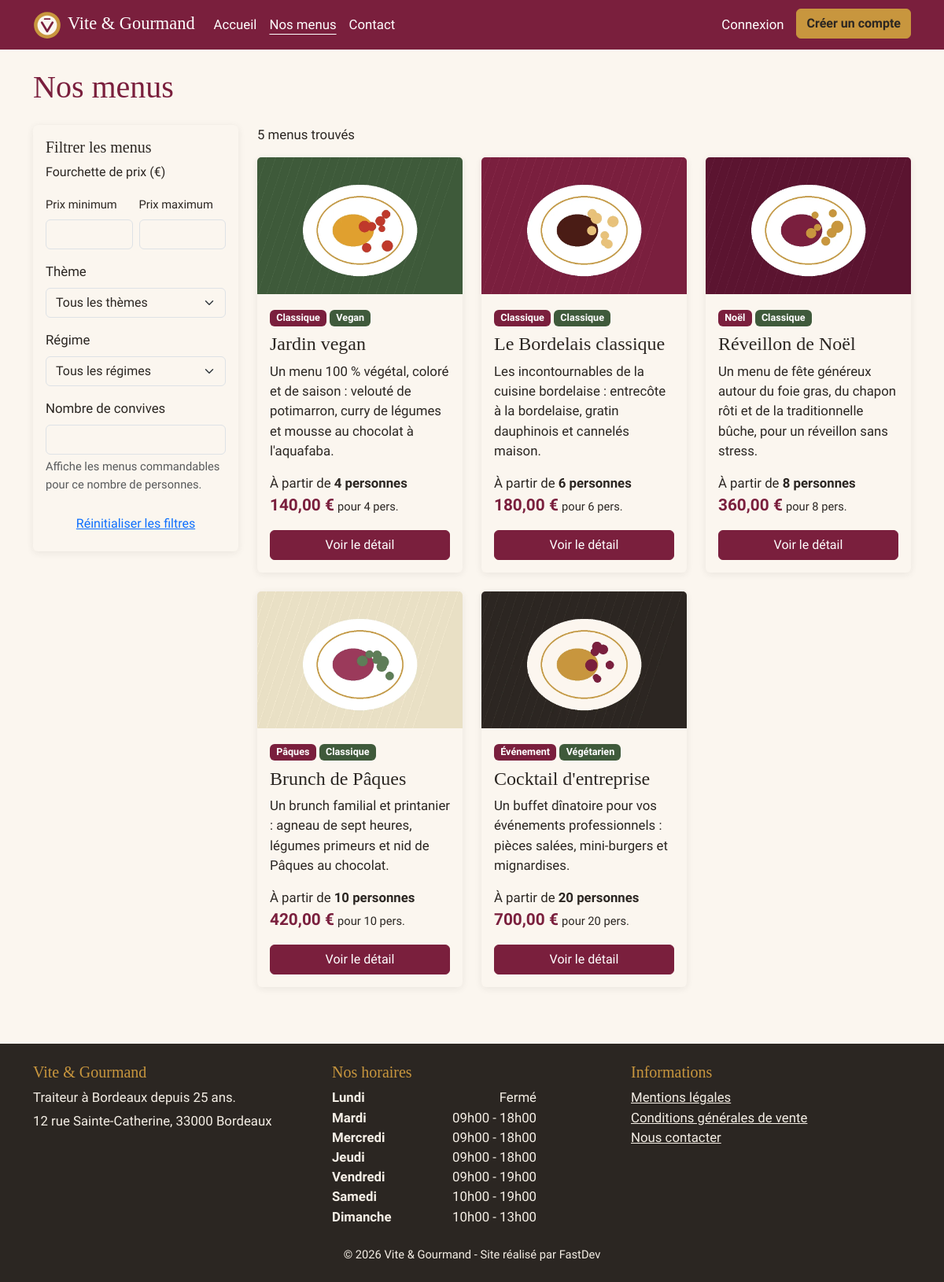
Page /menus on the committed database.
### tables this page shows
CREATE TABLE menu (
    menu_id                 INT UNSIGNED AUTO_INCREMENT PRIMARY KEY,
    titre                   VARCHAR(150) NOT NULL,
    description             TEXT NOT NULL,
    theme_id                INT UNSIGNED NOT NULL,
    regime_id               INT UNSIGNED NOT NULL,
    nombre_personne_minimum INT UNSIGNED NOT NULL,
    prix_par_personne       DECIMAL(8,2) NOT NULL,      
    conditions              TEXT NOT NULL,              
    quantite_restante       INT UNSIGNED NOT NULL DEFAULT 0,  
    actif                   BOOLEAN NOT NULL DEFAULT TRUE,
    date_creation           DATETIME NOT NULL DEFAULT CURRENT_TIMESTAMP,
    CONSTRAINT fk_menu_theme  FOREIGN KEY (theme_id)  REFERENCES theme(theme_id),
    CONSTRAINT fk_menu_regime FOREIGN KEY (regime_id) REFERENCES regime(regime_id),
    CONSTRAINT chk_menu_personnes CHECK (nombre_personne_minimum >= 1),
    CONSTRAINT chk_menu_prix      CHECK (prix_par_personne > 0)
);

CREATE TABLE theme (
    theme_id  INT UNSIGNED AUTO_INCREMENT PRIMARY KEY,
    libelle   VARCHAR(50) NOT NULL UNIQUE             
);

CREATE TABLE regime (
    regime_id INT UNSIGNED AUTO_INCREMENT PRIMARY KEY,
    libelle   VARCHAR(50) NOT NULL UNIQUE             
);

CREATE TABLE horaire (
    horaire_id      INT UNSIGNED AUTO_INCREMENT PRIMARY KEY,
    jour            ENUM('lundi','mardi','mercredi','jeudi','vendredi','samedi','dimanche') NOT NULL UNIQUE,
    heure_ouverture TIME NULL,
    heure_fermeture TIME NULL,
    ferme           BOOLEAN NOT NULL DEFAULT FALSE
);

### pages/menus.php (called while the page is built, shortened)
<?php
$filtres = [
    'prix_min'  => $_GET['prix_min'] ?? '',
    'prix_max'  => $_GET['prix_max'] ?? '',
    'theme'     => $_GET['theme'] ?? '',
    'regime'    => $_GET['regime'] ?? '',
    'personnes' => $_GET['personnes'] ?? '',
];
render('menus', [
    'title'           => 'Nos menus',
    'metaDescription' => 'Tous les menus traiteur de Vite & Gourmand : Noël, Pâques, classiques, végétariens et vegan. Filtrez par prix, thème et régime.',
    'menus'           => MenuRepository::rechercher($filtres),
    'themes'          => MenuRepository::themes(),
    'regimes'         => MenuRepository::regimes(),
    'filtres'         => $filtres,
    'scripts'         => ['menus'],
]);

### public/index.php (called while the page is built, shortened)
<?php
$routes = [
    '/'                        => ['accueil', PUBLIC_],
    '/menus'                   => ['menus', PUBLIC_],
    '/menu'                    => ['menu', PUBLIC_],
    '/contact'                 => ['contact', PUBLIC_],
    '/mentions-legales'        => ['mentions-legales', PUBLIC_],
    '/cgv'                     => ['cgv', PUBLIC_],
    '/inscription'             => ['auth/inscription', PUBLIC_],
    '/connexion'               => ['auth/connexion', PUBLIC_],
    '/deconnexion'             => ['auth/deconnexion', CONNECTE],
    '/mot-de-passe-oublie'     => ['auth/mot-de-passe-oublie', PUBLIC_],
    '/reinitialiser'           => ['auth/reinitialiser', PUBLIC_],
    '/api/menus'               => ['api/menus', PUBLIC_],
    '/commander'               => ['commande/commander', CLIENT],
    '/espace'                  => ['espace/commandes', CLIENT],
    '/espace/commande'         => ['espace/commande', CLIENT],
    '/espace/commande/modifier'=> ['espace/modifier', CLIENT],
    '/espace/avis'             => ['espace/avis', CLIENT],
    '/espace/profil'           => ['espace/profil', CONNECTE],
    '/employe'                 => ['employe/commandes', STAFF],
    '/employe/commande'        => ['employe/commande', STAFF],
    '/employe/menus'           => ['employe/menus', STAFF],
    '/employe/menu'            => ['employe/menu-form', STAFF],
    '/employe/plats'           => ['employe/plats', STAFF],
    '/employe/horaires'        => ['employe/horaires', STAFF],
    '/employe/avis'            => ['employe/avis', STAFF],
    '/admin/employes'          => ['admin/employes', ADMIN],
    '/admin/statistiques'      => ['admin/statistiques', ADMIN],
    '/api/statistiques'        => ['api/statistiques', ADMIN],
];
$path = rtrim(current_path(), '/') ?: '/';
try {
    [$page, $roles] = $routes[$path];
    require dirname(__DIR__) . '/pages/' . $page . '.php';
} catch (\Throwable $e) {
    error_log((string) $e);
    if (App\Env::bool('APP_DEBUG')) {
        throw $e;
    }
    abort(500, 'Une erreur inattendue est survenue. Veuillez réessayer plus tard.');
}

### src/Env.php (called while the page is built, shortened)
<?php
final class Env
{
    public static function get(string $key, string $default = ''): string
    {
        $value = getenv($key);
        return $value === false ? $default : $value;
    }
}

### src/Database.php (called while the page is built, shortened)
<?php
final class Database
{
    private static ?PDO $pdo = null;
    public static function pdo(): PDO
    {
        if (self::$pdo === null) {
            $dsn = sprintf(
                'mysql:host=%s;port=%s;dbname=%s;charset=utf8mb4',
                Env::get('DB_HOST', '127.0.0.1'),
                Env::get('DB_PORT', '3306'),
                Env::get('DB_NAME', 'vite_gourmand')
            );
            $options = [
                PDO::ATTR_ERRMODE            => PDO::ERRMODE_EXCEPTION,
                PDO::ATTR_DEFAULT_FETCH_MODE => PDO::FETCH_ASSOC,
                PDO::ATTR_EMULATE_PREPARES   => false,
            ];
            $ca = Env::get('DB_SSL_CA');
            self::$pdo = new PDO($dsn, Env::get('DB_USER', 'root'), Env::get('DB_PASSWORD'), $options);
            self::$pdo->exec("SET time_zone = '" . (new \DateTimeImmutable())->format('P') . "'");
        }
        return self::$pdo;
    }
    public static function run(string $sql, array $params = []): \PDOStatement
    {
        $stmt = self::pdo()->prepare($sql);
        $stmt->execute($params);
        return $stmt;
    }
}

### src/MenuRepository.php (called while the page is built, shortened)
<?php
final class MenuRepository
{
    public static function rechercher(array $f): array
    {
        $where = ['m.actif = 1'];
        $params = [];
        $sql = 'SELECT m.menu_id, m.titre, m.description, m.nombre_personne_minimum, m.prix_par_personne,
                       m.prix_par_personne * m.nombre_personne_minimum AS prix_minimum,
                       m.quantite_restante, t.libelle AS theme, r.libelle AS regime,
                       (SELECT chemin FROM menu_image i WHERE i.menu_id = m.menu_id ORDER BY ordre LIMIT 1) AS image,
                       (SELECT texte_alt FROM menu_image i WHERE i.menu_id = m.menu_id ORDER BY ordre LIMIT 1) AS image_alt
                FROM menu m
                JOIN theme t ON t.theme_id = m.theme_id
                JOIN regime r ON r.regime_id = m.regime_id
                WHERE ' . implode(' AND ', $where) . '
                ORDER BY prix_minimum';
        return Database::run($sql, $params)->fetchAll();
    }
}

### src/Auth.php (called while the page is built, shortened)
<?php
final class Auth
{
    public static function user(): ?array
    {
        return $_SESSION['user'] ?? null;
    }
}

### templates/partials/carte-menu.php (the view, shortened to what this page needs)
<div class="col-md-6 col-lg-4">
    <article class="card h-100 carte-menu">
        <?php if ($m['image']): ?>
            <img src="/<?= e($m['image']) ?>" class="card-img-top" alt="<?= e($m['image_alt']) ?>" loading="lazy" width="600" height="400">
        <?php endif; ?>
        <div class="card-body d-flex flex-column">
            <p class="mb-2">
                <span class="badge badge-theme"><?= e($m['theme']) ?></span>
                <span class="badge badge-regime"><?= e($m['regime']) ?></span>
            </p>
            <h2 class="h4 card-title"><?= e($m['titre']) ?></h2>
            <p class="card-text"><?= e($m['description']) ?></p>
            <p class="mb-3 mt-auto">
                À partir de <strong><?= (int) $m['nombre_personne_minimum'] ?> personnes</strong><br>
                <span class="prix"><?= money($m['prix_minimum']) ?></span>
                <span class="small">pour <?= (int) $m['nombre_personne_minimum'] ?> pers.</span>
            </p>
            <a href="/menu?id=<?= (int) $m['menu_id'] ?>" class="btn btn-bordeaux">
                Voir le détail<span class="visually-hidden"> du menu <?= e($m['titre']) ?></span>
            </a>
        </div>
    </article>
</div>

### templates/pages/menus.php (shortened to what this page needs)
<div class="container py-4">
    <h1 class="mb-4">Nos menus</h1>
    <div class="row g-4">
        <aside class="col-lg-3">
            <form id="filtres" class="card card-body filtres" action="/menus" method="get" aria-labelledby="titre-filtres">
                <h2 id="titre-filtres" class="h5">Filtrer les menus</h2>
                <fieldset class="mb-3">
                    <legend class="form-label fs-6">Fourchette de prix (€)</legend>
                    <div class="row g-2">
                        <div class="col-6">
                            <label for="prix_min" class="form-label small">Prix minimum</label>
                            <input type="number" min="0" step="10" class="form-control" id="prix_min" name="prix_min" value="<?= old($filtres, 'prix_min') ?>">
                        </div>
                        <div class="col-6">
                            <label for="prix_max" class="form-label small">Prix maximum</label>
                            <input type="number" min="0" step="10" class="form-control" id="prix_max" name="prix_max" value="<?= old($filtres, 'prix_max') ?>">
                        </div>
                    </div>
                </fieldset>
                <div class="mb-3">
                    <label for="theme" class="form-label">Thème</label>
                    <select class="form-select" id="theme" name="theme">
                        <option value="">Tous les thèmes</option>
                    </select>
                </div>
                <div class="mb-3">
                    <label for="regime" class="form-label">Régime</label>
                    <select class="form-select" id="regime" name="regime">
                        <option value="">Tous les régimes</option>
                    </select>
                </div>
                <div class="mb-3">
                    <label for="personnes" class="form-label">Nombre de convives</label>
                    <input type="number" min="1" class="form-control" id="personnes" name="personnes" value="<?= old($filtres, 'personnes') ?>" aria-describedby="aide-personnes">
                    <div id="aide-personnes" class="form-text">Affiche les menus commandables pour ce nombre de personnes.</div>
                </div>
                <button type="reset" class="btn btn-link w-100 mt-1" id="reinitialiser">Réinitialiser les filtres</button>
            </form>
        </aside>
        <section class="col-lg-9" aria-labelledby="titre-resultats">
            <p id="nb-resultats" class="mb-3" aria-live="polite"><?= count($menus) ?> menu<?= count($menus) > 1 ? 's' : '' ?> trouvé<?= count($menus) > 1 ? 's' : '' ?></p>
            <div class="row g-4" id="liste-menus">
                <?php foreach ($menus as $m): ?>
                    <?= render_partial('partials/carte-menu', ['m' => $m]) ?>
                <?php endforeach; ?>
            </div>
        </section>
    </div>
</div>

### templates/layout.php (shortened to what this page needs)
<?php
$user = Auth::user();
?>
<!DOCTYPE html>
<html lang="fr">
<head>
    <link href="https://cdn.jsdelivr.net/npm/bootstrap@5.3.3/dist/css/bootstrap.min.css" rel="stylesheet"
>
    <link href="/assets/css/style.css" rel="stylesheet">
</head>
<body>
<header>
    <nav class="navbar navbar-expand-lg navbar-dark bg-bordeaux" aria-label="Menu principal">
        <div class="container">
            <a class="navbar-brand" href="/">
                <img src="/assets/img/logo.svg" alt="" width="36" height="36" class="me-2">Vite &amp; Gourmand
            </a>
            <div class="collapse navbar-collapse" id="navPrincipale">
                <ul class="navbar-nav me-auto">
                    <li class="nav-item"><a class="nav-link<?= nav_active('/') ?>" href="/">Accueil</a></li>
                    <li class="nav-item"><a class="nav-link<?= nav_active('/menus') ?>" href="/menus">Nos menus</a></li>
                    <li class="nav-item"><a class="nav-link<?= nav_active('/contact') ?>" href="/contact">Contact</a></li>
                </ul>
                <ul class="navbar-nav">
                    <?php if ($user === null): ?>
                        <li class="nav-item"><a class="nav-link<?= nav_active('/connexion') ?>" href="/connexion">Connexion</a></li>
                        <li class="nav-item"><a class="btn btn-or ms-lg-2" href="/inscription">Créer un compte</a></li>
                    <?php endif; ?>
                </ul>
            </div>
        </div>
    </nav>
</header>
<main id="contenu" tabindex="-1">
    <?= $contenu ?>
</main>
<footer class="footer mt-5">
    <div class="container py-4">
        <div class="row g-4">
            <div class="col-md-4">
                <h2 class="h5">Vite &amp; Gourmand</h2>
                <p class="mb-1">Traiteur à Bordeaux depuis 25 ans.</p>
                <p class="mb-0">12 rue Sainte-Catherine, 33000 Bordeaux</p>
            </div>
            <div class="col-md-4">
                <h2 class="h5">Nos horaires</h2>
                <ul class="list-unstyled horaires mb-0">
                    <?php $horaires = horaires(); if (!$horaires): ?><li>Horaires momentanément indisponibles</li><?php endif; ?>
                    <?php foreach ($horaires as $h): ?>
                        <li>
                            <span class="jour"><?= e(ucfirst($h['jour'])) ?></span>
                            <span><?= $h['ferme'] ? 'Fermé' : e(heure_fr($h['heure_ouverture']) . ' - ' . heure_fr($h['heure_fermeture'])) ?></span>
                        </li>
                    <?php endforeach; ?>
                </ul>
            </div>
            <div class="col-md-4">
                <h2 class="h5">Informations</h2>
                <ul class="list-unstyled mb-0">
                    <li><a href="/mentions-legales">Mentions légales</a></li>
                    <li><a href="/cgv">Conditions générales de vente</a></li>
                    <li><a href="/contact">Nous contacter</a></li>
                </ul>
            </div>
        </div>
        <p class="text-center small mt-4 mb-0">&copy; <?= date('Y') ?> Vite &amp; Gourmand - Site réalisé par FastDev</p>
    </div>
</footer>
</body>
</html>

### rows in the picture
menu: shows a picture, theme.libelle "Classique", regime.libelle "Vegan", titre "Jardin vegan", description "Un menu 100 % végétal, coloré et de saison : velouté de potimarron, curry de légumes et mousse au chocolat à l'aquafaba.", nombre_personne_minimum "4", prix_minimum "140,00 €"
menu: shows a picture, theme.libelle "Classique", regime.libelle "Classique", titre "Le Bordelais classique", description "Les incontournables de la cuisine bordelaise : entrecôte à la bordelaise, gratin dauphinois et cannelés maison.", nombre_personne_minimum "6", prix_minimum "180,00 €"
menu: shows a picture, theme.libelle "Noël", regime.libelle "Classique", titre "Réveillon de Noël", description "Un menu de fête généreux autour du foie gras, du chapon rôti et de la traditionnelle bûche, pour un réveillon sans stress.", nombre_personne_minimum "8", prix_minimum "360,00 €"
menu: shows a picture, theme.libelle "Pâques", regime.libelle "Classique", titre "Brunch de Pâques", description "Un brunch familial et printanier : agneau de sept heures, légumes primeurs et nid de Pâques au chocolat.", nombre_personne_minimum "10", prix_minimum "420,00 €"
menu: shows a picture, theme.libelle "Événement", regime.libelle "Végétarien", titre "Cocktail d'entreprise", description "Un buffet dînatoire pour vos événements professionnels : pièces salées, mini-burgers et mignardises.", nombre_personne_minimum "20", prix_minimum "700,00 €"
horaire: jour "Lundi", ferme "Fermé"
horaire: jour "Mardi", heure_ouverture+heure_fermeture "09h00 - 18h00"
horaire: jour "Mercredi", heure_ouverture+heure_fermeture "09h00 - 18h00"
horaire: jour "Jeudi", heure_ouverture+heure_fermeture "09h00 - 18h00"
horaire: jour "Vendredi", heure_ouverture+heure_fermeture "09h00 - 19h00"
horaire: jour "Samedi", heure_ouverture+heure_fermeture "10h00 - 19h00"
horaire: jour "Dimanche", heure_ouverture+heure_fermeture "10h00 - 13h00"

### other values in the picture
count($menus) "5"
